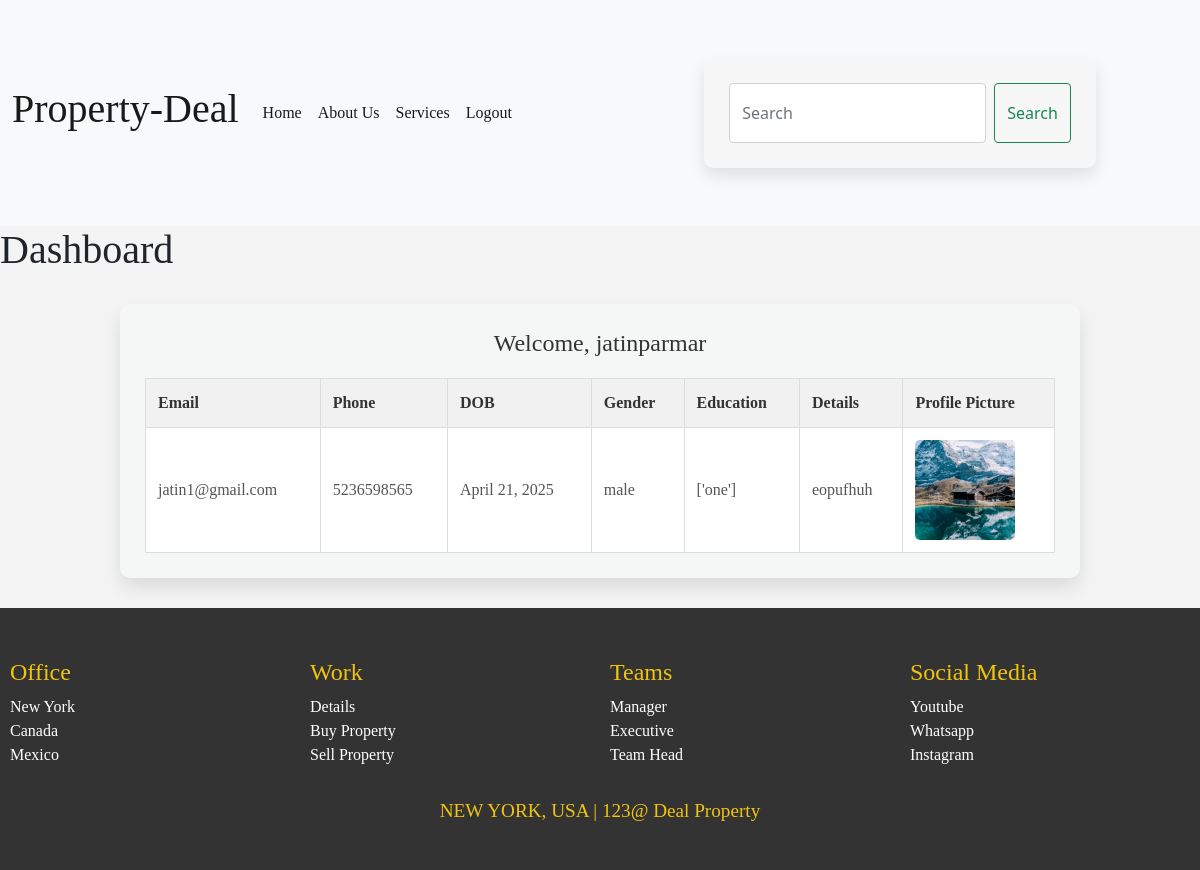
The app's page /dashboard/1/ with its own data.
### app/models.py (models this page shows)
class Students(models.Model):
    stuname     =   models.CharField(max_length=50)
    stuemial    =   models.EmailField()
    studetails  =   models.CharField(max_length=300)
    stuphone    =   models.IntegerField()
    studob      =   models.DateField()
    stuedu      =   models.CharField(max_length=50)
    stugender   =   models.CharField(max_length=50)
    stuimage    =   models.ImageField(upload_to='image/')
    sturesume   =   models.FileField(upload_to='file/')
    stupass     =   models.CharField(max_length=50)

### app/views.py (the view)
# urls.py: path('dashboard/<int:pk>/', views.dashboard, name='dashboard'),
def dashboard(request, pk):
    student = Students.objects.get(id=pk)
    context = {
        "id": student.id,
        "name": student.stuname,
        "email": student.stuemial,
        "des": student.studetails,
        "phone": student.stuphone,
        "dob": student.studob,
        "sub": student.stuedu,
        "gender": student.stugender,
        "image": student.stuimage,
        "resume": student.sturesume,
        "pass": student.stupass,
    }
    return render(request, 'dashboard.html', {'userdata': context})

### app/templates/dashboard.html (shortened to what this page needs)
{% extends "base.html" %}
{% load static %}
{% block css %}
 <link rel="stylesheet" href="{% static 'css/style.css' %}">
{% endblock %}
{% block content%}
<h1>Dashboard</h1>
<div class="userbox">
  <h2>Welcome, {{ userdata.name }}</h2>
  <table class="usertable" border="1">
    <tr>
      <th>Email</th>
      <th>Phone</th>
      <th>DOB</th>
      <th>Gender</th>
      <th>Education</th>
      <th>Details</th>
      {% if userdata.image %}
        <th>Profile Picture</th>
      {% endif %}
    </tr>
    <tr>
      <td>{{ userdata.email }}</td>
      <td>{{ userdata.phone }}</td>
      <td>{{ userdata.dob }}</td>
      <td>{{ userdata.gender }}</td>
      <td>{{ userdata.sub }}</td>
      <td>{{ userdata.des }}</td>
      {% if userdata.image %}
        <td><img src="{{ userdata.image.url }}" alt="Profile"></td>
      {% endif %}
    </tr>
  </table>
</div>
{% endblock%}

### app/static/css/style.css (style rules this page uses)
* { margin: 0%; padding: 0%; box-sizing: border-box; font-family: 'Gilroy'; }
body { overflow-x: hidden; }
*, *::before, *::after { box-sizing: border-box; }
body { font-family: Arial, sans-serif; margin: 0; padding: 0; background-color: #f4f4f4; }
.userbox { width: 80%; margin: 30px auto; padding: 25px; background-color: #f4f7f6; border-radius: 10px; box-shadow: 0 10px 20px rgba(0, 0, 0, 0.1); font-family: 'Arial', sans-serif; }
.userbox h2 { text-align: center; font-size: 24px; margin-bottom: 20px; color: #333; }
.usertable { width: 100%; border-collapse: collapse; margin-top: 20px; }
.usertable th, .usertable td { padding: 12px; text-align: left; border: 1px solid #ddd; }
.usertable th { background-color: #f1f1f1; color: #333; font-weight: bold; }
.usertable td { background-color: #fff; color: #555; }
.usertable tr:nth-child(even) { background-color: #f9f9f9; }
.usertable td img { border-radius: 5px; width: 100px; height: 100px; object-fit: cover; }

### records on screen
Students: name "jatinparmar", email "jatin1@gmail.com", dob "April 21, 2025", gender "male", sub "['one']", des "eopufhuh"

### other values on screen
{{ userdata.phone }} "5236598565"
